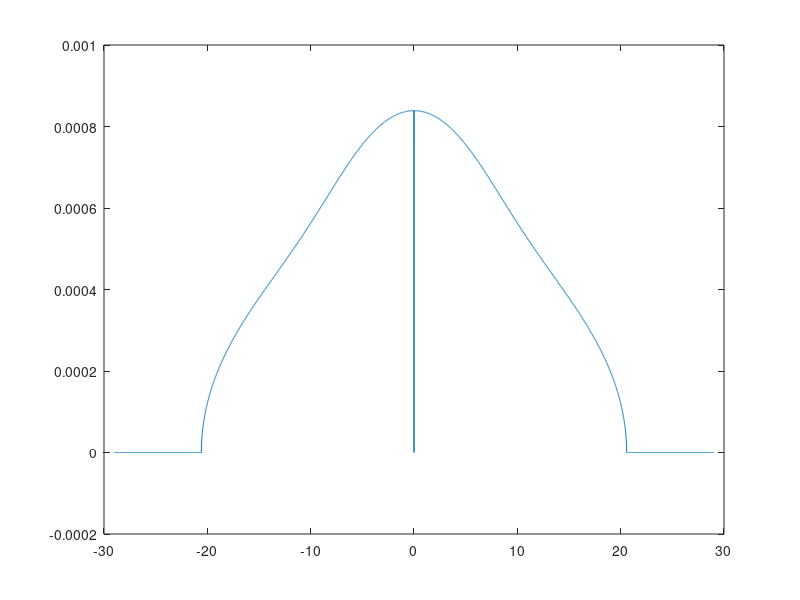

The MATLAB source for this figure:
function jessFull

zz=-29:.01:29;
zz(2501)=[];   
allvals = [];
correctedvs =[];
c=2;
for i=1:max(size(zz))
    %disp("z="+zz(i));
    values = newton2(zz(i),100);
    correctedvs = [correctedvs -(imag(c*values^2/(pi*zz(i))))];
    allvals = [allvals values];
    
end

y= allvals;
y2 = correctedvs;

plot(zz,y2);

end


function [y] =newton2(z,iter)
c=2;

guess =  -i;%(z-sqrt(z^2-4*c))/(2*c);%z*i+z; //starting point
current = 0;

k1=60;
k2=120;

for(ii=1:iter)
    f= func1examplenewt2(z,guess);
    fp = k1*k2*guess^2*3-(k1+k2)*z*guess*2+(2*k1*k2)/(k1+k2)+z^2; %z-2*c*guess;
    %  y=k1*k2*guess^3-(k1+k2)*z*guess^2+(2*k1*k2/(k1+k2)+z^2)*guess-z;

    %fp = (-guess)/(z-2*c*guess);
    %fp = 1/8*(z/(sqrt(z^2-8))+1);
    current = guess - f/fp;
     
    guess = current;
    
end
y = current;
end

function [y] = func1examplenewt2(z, guess)
k1=60;
k2=120;
y=k1*k2*guess^3-(k1+k2)*z*guess^2+(2*k1*k2/(k1+k2)+z^2)*guess-z;
%y=guess-(1/(z-c*guess));
end
